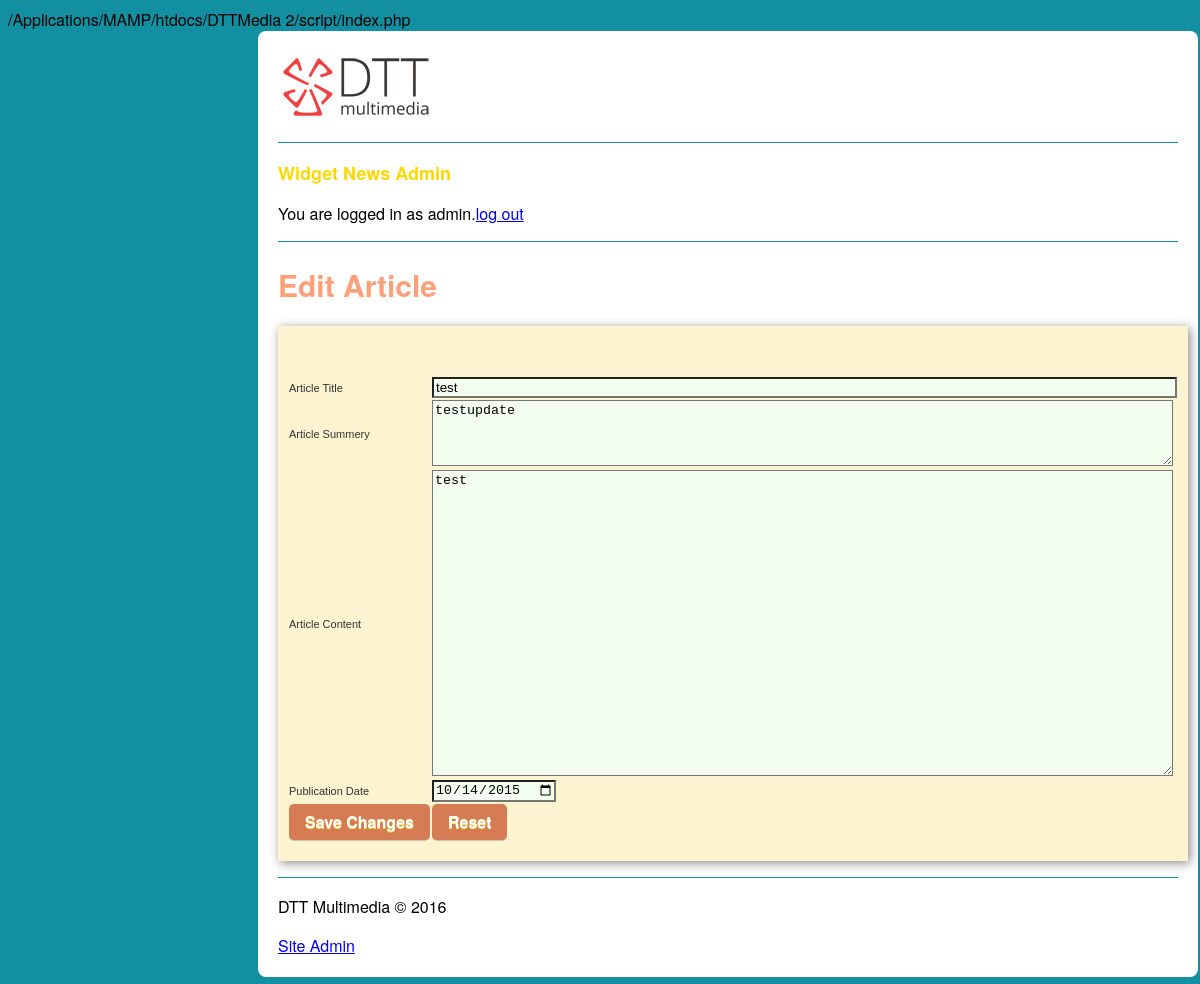
The page /script/articleEdit.php?id=1 on the database its author committed.
### tables this page shows
CREATE TABLE `article` (
  `article_id` int(3) NOT NULL,
  `article_title` mediumtext NOT NULL,
  `article_summery` mediumtext NOT NULL,
  `article_content` longtext NOT NULL,
  `publication_date` date NOT NULL
);

### script/articleEdit.php (the view, shortened to what this page needs)
<?php
include_once('include/functions.php');
$id = $_GET['id'];
if(@$_GET['action'] =="save")
{
    $article_title = $_POST['article_title'];
    $article_summery = $_POST['article_summery'];
    $article_content = $_POST['article_content'];
    $publication_date = $_POST['publication_date'];
    $db = mysqli_connect(HOST, USER, PASSWORD, DATABASE);
    $query = "UPDATE `article` SET `article_title`='$article_title',`article_summery`='$article_summery',`article_content`='$article_content',`publication_date`='$publication_date' WHERE `article_id`='$id'";
    mysqli_query($db, $query);
    echo "article: $article_title is updated in the database";
    header("location: admin.php");
    exit ();
}
else {
    $db = mysqli_connect(HOST, USER, PASSWORD, DATABASE);
    $query = "SELECT * FROM `article` WHERE `article_id` = '$id'";
    $result = mysqli_query($db, $query);
    while ($rij = mysqli_fetch_array($result))
    {
        $id = $rij['article_id'];
        $article_title = $rij['article_title'];
        $article_summery = $rij['article_summery'];
        $article_content = $rij['article_content'];
        $publication_date = $rij['publication_date'];
    }
}
?>
<article id="tableArticle">
    <form name="articleNew" id="#admin_table" action="<?php echo $_SERVER['PHP_SELF'];?>?action=save&id=<?php echo $id; ?>" method="post">
        <table>
            <tr><td>Article Title</td><td><input type="text" name="article_title"  value="<?php echo $article_title; ?>" size="90"></tr>
            <tr><td>Article Summery</td><td><textarea name="article_summery" cols="90" rows="4"><?php echo $article_summery; ?></textarea></td></tr>
            <tr><td>Article Content</td><td><textarea name="article_content" cols="90" rows="20"><?php echo $article_content; ?> </textarea> </td></tr>
            <tr><td>Publication Date</td><td><input type="date" name="publication_date" value="<?php echo $publication_date; ?>" size="90"></td></tr>
            <tr>
                <td><input type="submit" class="button"  value="Save Changes"></td><td><input type="reset" class="button" name="Cancel"></td>
            </tr>
        </table>
    </form>
</article>

### script/css/style.css (style rules this page uses)
body { background-color: #1290A1; font-family: Helvetica Neue, Arial, sans-serif; }
input[type=text], [type=date], textarea { background-color: #F2FFEE; }
form { padding-top: 50px; padding-bottom: 20px; padding-left: 10px; background: #FCF3D0; width: 900px; box-shadow: 2px 2px 10px #888; }
table { text-align: left; font-family: verdana, arial, sans-serif; font-size: 11px; color: #333333; border-width: 1px; border-color: #3A3A3A; border-collapse: collapse; }
#tableArticle table td { background-color: #FCF3D0; }
table td { background-color: #ffffff; }
#tableArticle { color: #FCF3D0; text-align: left; width: 700px; font-family: verdana, arial, sans-serif; font-size: 11px; border-width: 1px; border-color: #3A3A3A; border-collapse: collapse; }
.button { box-shadow: rgba(1, 1, 1, 0.2) 0 1px 0 0; color: #fff; background-color: #D57C54; border-radius: 5px; -moz-border-radius: 5px; -webkit-border-radius: 5px; border: none; font-family: 'Helvetica Neue', Arial, sans-serif; font-size: 16px; font-weight: 700; height: 36px; padding: 4px 16px; text-shadow: #FE6 0 1px 0 }

### rows shown on the page
article: article_title "test", article_summery "testupdate", article_content "test", publication_date "10/14/2015"

### other values the page prints
$description "Edit Article"
